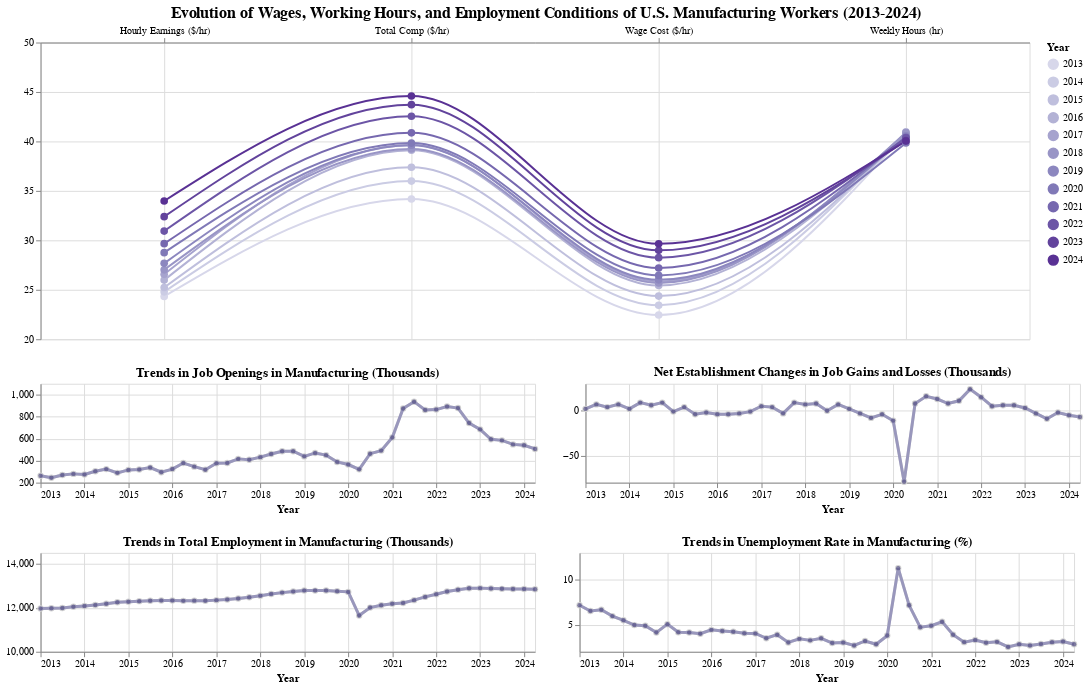

The notebook cell saved with this chart:
### Code cell
# build selector
years = sorted(df_long['Year'].unique())

start_dd = alt.param(
    name='start_year',
    bind=alt.binding_select(options=years, name='Starting Year: '),
    value=years[0]
)

end_dd = alt.param(
    name='end_year',
    bind=alt.binding_select(options=years, name='Ending Year: '),
    value=years[-1]
)

highlight = (alt.datum.Year >= start_dd) & (alt.datum.Year <= end_dd)

# build the parallel
base = alt.Chart(df_long).add_params(start_dd, end_dd).encode(
        x=alt.X('Metric:N',title=None,axis=alt.Axis(orient='top', labelAngle=0, grid=True)),
        y=alt.Y('Value:Q',title=None,scale=alt.Scale(domain=[20,50])),
        detail='Year:N',               
        tooltip=['Year:O','Metric:N','Value:Q']
    )

lines = base.mark_line(interpolate='monotone', strokeWidth=2).encode(
    color=alt.Color('Year:O', scale=alt.Scale(scheme='purples')),
    opacity=alt.condition(highlight, alt.value(1.0), alt.value(0.15))
)

points = base.mark_point(size=60, filled=True).encode(
    color=alt.Color('Year:O', scale=alt.Scale(scheme='purples')),
    opacity=alt.condition(highlight, alt.value(1.0), alt.value(0.15))
)

parallel_coords = (lines + points).properties(
        width=1000,
        height=300
    )

# build line charts
def make_quarter_chart_with_window(df, title, label_x, value_col_name:str):

    min_value = df[value_col_name].min()
    max_value = df[value_col_name].max()

    highlight = (alt.datum.Year >= start_dd) & (alt.datum.Year <= end_dd)

    bg = alt.Chart(df).add_params(start_dd, end_dd).mark_line(strokeWidth=3, color='lightgray', opacity=1).encode(
        x=alt.X('QuarterStart:T', title=label_x),
        y=alt.Y(f'{value_col_name}:Q', title=None, scale=alt.Scale(domain=[min_value*0.9, max_value*1.1]))
    )

    bg_points = bg.mark_point(color='lightgray', size=20, opacity=1)

    hl = alt.Chart(df).add_params(start_dd, end_dd).transform_filter(highlight).mark_line(strokeWidth=3).encode(
            x='QuarterStart:T',
            y=alt.Y(f'{value_col_name}:Q', title=None),
            color=alt.value("#9997BC")
    )

    hl_points = (
        alt.Chart(df)
        .add_params(start_dd, end_dd)
        .transform_filter(highlight)
        .mark_point(size=20,filled=True)
        .encode(
            x='QuarterStart:T',
            y=f'{value_col_name}:Q',
            color=alt.value("#555184"),
            tooltip=[
               alt.Tooltip('QuarterStart:T'),
               alt.Tooltip(f'{value_col_name}:Q', format='.0f')
           ]
        )
    )

    return alt.layer(bg, bg_points, hl, hl_points).properties(width=500, height=100, title = title)


c1 = make_quarter_chart_with_window(df_net, label_x="Year", title="Net Establishment Changes in Job Gains and Losses (Thousands)", value_col_name="net_job_thousands")
c2 = make_quarter_chart_with_window(df_job_open, label_x="Year", title="Trends in Job Openings in Manufacturing (Thousands)", value_col_name="job_opennings_thousands")
c3 = make_quarter_chart_with_window(df_employ_q, label_x="Year", title="Trends in Total Employment in Manufacturing (Thousands)", value_col_name="all_employees_thousands")
c4 = make_quarter_chart_with_window(df_unemploy_rate_q, label_x="Year", title="Trends in Unemployment Rate in Manufacturing (%)", value_col_name="unemployment_rate")

b1 = alt.hconcat(c2, c1)
b2 = alt.hconcat(c3,c4)

final = alt.vconcat(parallel_coords, b1, b2).properties(title = alt.TitleParams(text="Evolution of Wages, Working Hours, and Employment Conditions of U.S. Manufacturing Workers (2013-2024)", anchor="middle", fontSize=16)).resolve_legend(
    color='independent',
    size='independent')


final

### Figure 1 — Vega-Lite specification as saved in the notebook (floating-point values rounded to 4 significant figures)
{"config": {"view": {"continuousWidth": 300, "continuousHeight": 300}}, "vconcat": [{"layer": [{"mark": {"type": "line", "interpolate": "monotone", "strokeWidth": 2}, "encoding": {"color": {"field": "Year", "scale": {"scheme": "purples"}, "type": "ordinal"}, "detail": {"field": "Year", "type": "nominal"}, "opacity": {"condition": {"test": "((datum.Year >= start_year) && (datum.Year <= end_year))", "value": 1.0}, "value": 0.15}, "tooltip": [{"field": "Year", "type": "ordinal"}, {"field": "Metric", "type": "nominal"}, {"field": "Value", "type": "quantitative"}], "x": {"axis": {"grid": true, "labelAngle": 0, "orient": "top"}, "field": "Metric", "title": null, "type": "nominal"}, "y": {"field": "Value", "scale": {"domain": [20, 50]}, "title": null, "type": "quantitative"}}}, {"mark": {"type": "point", "filled": true, "size": 60}, "encoding": {"color": {"field": "Year", "scale": {"scheme": "purples"}, "type": "ordinal"}, "detail": {"field": "Year", "type": "nominal"}, "opacity": {"condition": {"test": "((datum.Year >= start_year) && (datum.Year <= end_year))", "value": 1.0}, "value": 0.15}, "tooltip": [{"field": "Year", "type": "ordinal"}, {"field": "Metric", "type": "nominal"}, {"field": "Value", "type": "quantitative"}], "x": {"axis": {"grid": true, "labelAngle": 0, "orient": "top"}, "field": "Metric", "title": null, "type": "nominal"}, "y": {"field": "Value", "scale": {"domain": [20, 50]}, "title": null, "type": "quantitative"}}}], "data": {"name": "data-776351f580e5de701ce1af494db68f9e"}, "height": 300, "width": 1000}, {"hconcat": [{"layer": [{"mark": {"type": "line", "color": "lightgray", "opacity": 1, "strokeWidth": 3}, "encoding": {"x": {"field": "QuarterStart", "title": "Year", "type": "temporal"}, "y": {"field": "job_opennings_thousands", "scale": {"domain": [219.9, 1030.0]}, "title": null, "type": "quantitative"}}}, {"mark": {"type": "point", "color": "lightgray", "opacity": 1, "size": 20}, "encoding": {"x": {"field": "QuarterStart", "title": "Year", "type": "temporal"}, "y": {"field": "job_opennings_thousands", "scale": {"domain": [219.9, 1030.0]}, "title": null, "type": "quantitative"}}}, {"mark": {"type": "line", "strokeWidth": 3}, "encoding": {"color": {"value": "#9997BC"}, "x": {"field": "QuarterStart", "type": "temporal"}, "y": {"field": "job_opennings_thousands", "title": null, "type": "quantitative"}}, "transform": [{"filter": "((datum.Year >= start_year) && (datum.Year <= end_year))"}]}, {"mark": {"type": "point", "filled": true, "size": 20}, "encoding": {"color": {"value": "#555184"}, "tooltip": [{"field": "QuarterStart", "type": "temporal"}, {"field": "job_opennings_thousands", "format": ".0f", "type": "quantitative"}], "x": {"field": "QuarterStart", "type": "temporal"}, "y": {"field": "job_opennings_thousands", "type": "quantitative"}}, "transform": [{"filter": "((datum.Year >= start_year) && (datum.Year <= end_year))"}]}], "data": {"name": "data-9353dd2c296c60d52680ba01ed6306c6"}, "height": 100, "title": "Trends in Job Openings in Manufacturing (Thousands)", "width": 500}, {"layer": [{"mark": {"type": "line", "color": "lightgray", "opacity": 1, "strokeWidth": 3}, "encoding": {"x": {"field": "QuarterStart", "title": "Year", "type": "temporal"}, "y": {"field": "net_job_thousands", "scale": {"domain": [-71.1, 26.4]}, "title": null, "type": "quantitative"}}}, {"mark": {"type": "point", "color": "lightgray", "opacity": 1, "size": 20}, "encoding": {"x": {"field": "QuarterStart", "title": "Year", "type": "temporal"}, "y": {"field": "net_job_thousands", "scale": {"domain": [-71.1, 26.4]}, "title": null, "type": "quantitative"}}}, {"mark": {"type": "line", "strokeWidth": 3}, "encoding": {"color": {"value": "#9997BC"}, "x": {"field": "QuarterStart", "type": "temporal"}, "y": {"field": "net_job_thousands", "title": null, "type": "quantitative"}}, "transform": [{"filter": "((datum.Year >= start_year) && (datum.Year <= end_year))"}]}, {"mark": {"type": "point", "filled": true, "size": 20}, "encoding": {"color": {"value": "#555184"}, "tooltip": [{"field": "QuarterStart", "type": "temporal"}, {"field": "net_job_thousands", "format": ".0f", "type": "quantitative"}], "x": {"field": "QuarterStart", "type": "temporal"}, "y": {"field": "net_job_thousands", "type": "quantitative"}}, "transform": [{"filter": "((datum.Year >= start_year) && (datum.Year <= end_year))"}]}], "data": {"name": "data-402ff281fad99ff08c4b6fd65cf0747b"}, "height": 100, "title": "Net Establishment Changes in Job Gains and Losses (Thousands)", "width": 500}]}, {"hconcat": [{"layer": [{"mark": {"type": "line", "color": "lightgray", "opacity": 1, "strokeWidth": 3}, "encoding": {"x": {"field": "QuarterStart", "title": "Year", "type": "temporal"}, "y": {"field": "all_employees_thousands", "scale": {"domain": [10480.0, 14190.0]}, "title": null, "type": "quantitative"}}}, {"mark": {"type": "point", "color": "lightgray", "opacity": 1, "size": 20}, "encoding": {"x": {"field": "QuarterStart", "title": "Year", "type": "temporal"}, "y": {"field": "all_employees_thousands", "scale": {"domain": [10480.0, 14190.0]}, "title": null, "type": "quantitative"}}}, {"mark": {"type": "line", "strokeWidth": 3}, "encoding": {"color": {"value": "#9997BC"}, "x": {"field": "QuarterStart", "type": "temporal"}, "y": {"field": "all_employees_thousands", "title": null, "type": "quantitative"}}, "transform": [{"filter": "((datum.Year >= start_year) && (datum.Year <= end_year))"}]}, {"mark": {"type": "point", "filled": true, "size": 20}, "encoding": {"color": {"value": "#555184"}, "tooltip": [{"field": "QuarterStart", "type": "temporal"}, {"field": "all_employees_thousands", "format": ".0f", "type": "quantitative"}], "x": {"field": "QuarterStart", "type": "temporal"}, "y": {"field": "all_employees_thousands", "type": "quantitative"}}, "transform": [{"filter": "((datum.Year >= start_year) && (datum.Year <= end_year))"}]}], "data": {"name": "data-9e234dafcaee2fdf0c3986164373a930"}, "height": 100, "title": "Trends in Total Employment in Manufacturing (Thousands)", "width": 500}, {"layer": [{"mark": {"type": "line", "color": "lightgray", "opacity": 1, "strokeWidth": 3}, "encoding": {"x": {"field": "QuarterStart", "title": "Year", "type": "temporal"}, "y": {"field": "unemployment_rate", "scale": {"domain": [2.28, 12.43]}, "title": null, "type": "quantitative"}}}, {"mark": {"type": "point", "color": "lightgray", "opacity": 1, "size": 20}, "encoding": {"x": {"field": "QuarterStart", "title": "Year", "type": "temporal"}, "y": {"field": "unemployment_rate", "scale": {"domain": [2.28, 12.43]}, "title": null, "type": "quantitative"}}}, {"mark": {"type": "line", "strokeWidth": 3}, "encoding": {"color": {"value": "#9997BC"}, "x": {"field": "QuarterStart", "type": "temporal"}, "y": {"field": "unemployment_rate", "title": null, "type": "quantitative"}}, "transform": [{"filter": "((datum.Year >= start_year) && (datum.Year <= end_year))"}]}, {"mark": {"type": "point", "filled": true, "size": 20}, "encoding": {"color": {"value": "#555184"}, "tooltip": [{"field": "QuarterStart", "type": "temporal"}, {"field": "unemployment_rate", "format": ".0f", "type": "quantitative"}], "x": {"field": "QuarterStart", "type": "temporal"}, "y": {"field": "unemployment_rate", "type": "quantitative"}}, "transform": [{"filter": "((datum.Year >= start_year) && (datum.Year <= end_year))"}]}], "data": {"name": "data-f4f4422910c045bbfdd419ea2f688dd1"}, "height": 100, "title": "Trends in Unemployment Rate in Manufacturing (%)", "width": 500}]}], "params": [{"name": "start_year", "bind": {"input": "select", "options": ["2013", "2014", "2015", "2016", "2017", "2018", "2019", "2020", "2021", "2022", "2023", "2024"], "name": "Starting Year: "}, "value": "2013"}, {"name": "end_year", "bind": {"input": "select", "options": ["2013", "2014", "2015", "2016", "2017", "2018", "2019", "2020", "2021", "2022", "2023", "2024"], "name": "Ending Year: "}, "value": "2024"}], "resolve": {"legend": {"color": "independent", "size": "independent"}}, "title": {"text": "Evolution of Wages, Working Hours, and Employment Conditions of U.S. Manufacturing Workers (2013-2024)", "anchor": "middle", "fontSize": 16}, "$schema": "https://vega.github.io/schema/vega-lite/v5.20.1.json", "datasets": {"data-776351f580e5de701ce1af494db68f9e": [{"Year": "2013", "Metric": "Hourly Earnings ($/hr)", "Value": 24.33}, {"Year": "2014", "Metric": "Hourly Earnings ($/hr)", "Value": 24.79}, {"Year": "2015", "Metric": "Hourly Earnings ($/hr)", "Value": 25.23}, {"Year": "2016", "Metric": "Hourly Earnings ($/hr)", "Value": 25.98}, {"Year": "2017", "Metric": "Hourly Earnings ($/hr)", "Value": 26.56}, {"Year": "2018", "Metric": "Hourly Earnings ($/hr)", "Value": 27.02}, {"Year": "2019", "Metric": "Hourly Earnings ($/hr)", "Value": 27.68}, {"Year": "2020", "Metric": "Hourly Earnings ($/hr)", "Value": 28.75}, {"Year": "2021", "Metric": "Hourly Earnings ($/hr)", "Value": 29.66}, {"Year": "2022", "Metric": "Hourly Earnings ($/hr)", "Value": 30.94}, {"Year": "2023", "Metric": "Hourly Earnings ($/hr)", "Value": 32.4}, {"Year": "2024", "Metric": "Hourly Earnings ($/hr)", "Value": 33.97}, {"Year": "2013", "Metric": "Weekly Hours (hr)", "Value": 40.82}, {"Year": "2014", "Metric": "Weekly Hours (hr)", "Value": 40.96}, {"Year": "2015", "Metric": "Weekly Hours (hr)", "Value": 40.75}, {"Year": "2016", "Metric": "Weekly Hours (hr)", "Value": 40.7}, {"Year": "2017", "Metric": "Weekly Hours (hr)", "Value": 40.82}, {"Year": "2018", "Metric": "Weekly Hours (hr)", "Value": 40.91}, {"Year": "2019", "Metric": "Weekly Hours (hr)", "Value": 40.56}, {"Year": "2020", "Metric": "Weekly Hours (hr)", "Value": 39.84}, {"Year": "2021", "Metric": "Weekly Hours (hr)", "Value": 40.42}, {"Year": "2022", "Metric": "Weekly Hours (hr)", "Value": 40.36}, {"Year": "2023", "Metric": "Weekly Hours (hr)", "Value": 40.08}, {"Year": "2024", "Metric": "Weekly Hours (hr)", "Value": 40.04}, {"Year": "2013", "Metric": "Total Comp ($/hr)", "Value": 34.17}, {"Year": "2014", "Metric": "Total Comp ($/hr)", "Value": 35.99}, {"Year": "2015", "Metric": "Total Comp ($/hr)", "Value": 37.39}, {"Year": "2016", "Metric": "Total Comp ($/hr)", "Value": 39.11}, {"Year": "2017", "Metric": "Total Comp ($/hr)", "Value": 39.65}, {"Year": "2018", "Metric": "Total Comp ($/hr)", "Value": 39.24}, {"Year": "2019", "Metric": "Total Comp ($/hr)", "Value": 39.61}, {"Year": "2020", "Metric": "Total Comp ($/hr)", "Value": 39.83}, {"Year": "2021", "Metric": "Total Comp ($/hr)", "Value": 40.87}, {"Year": "2022", "Metric": "Total Comp ($/hr)", "Value": 42.55}, {"Year": "2023", "Metric": "Total Comp ($/hr)", "Value": 43.72}, {"Year": "2024", "Metric": "Total Comp ($/hr)", "Value": 44.59}, {"Year": "2013", "Metric": "Wage Cost ($/hr)", "Value": 22.45}, {"Year": "2014", "Metric": "Wage Cost ($/hr)", "Value": 23.44}, {"Year": "2015", "Metric": "Wage Cost ($/hr)", "Value": 24.36}, {"Year": "2016", "Metric": "Wage Cost ($/hr)", "Value": 25.44}, {"Year": "2017", "Metric": "Wage Cost ($/hr)", "Value": 25.84}, {"Year": "2018", "Metric": "Wage Cost ($/hr)", "Value": 25.69}, {"Year": "2019", "Metric": "Wage Cost ($/hr)", "Value": 26.01}, {"Year": "2020", "Metric": "Wage Cost ($/hr)", "Value": 26.45}, {"Year": "2021", "Metric": "Wage Cost ($/hr)", "Value": 27.2}, {"Year": "2022", "Metric": "Wage Cost ($/hr)", "Value": 28.25}, {"Year": "2023", "Metric": "Wage Cost ($/hr)", "Value": 28.99}, {"Year": "2024", "Metric": "Wage Cost ($/hr)", "Value": 29.64}], "data-9353dd2c296c60d52680ba01ed6306c6": [{"job_opennings_thousands": 262.3, "Year": 2013, "Q": 1, "QuarterStart": "2013-01-01T00:00:00"}, {"job_opennings_thousands": 244.3, "Year": 2013, "Q": 2, "QuarterStart": "2013-04-01T00:00:00"}, {"job_opennings_thousands": 270.0, "Year": 2013, "Q": 3, "QuarterStart": "2013-07-01T00:00:00"}, {"job_opennings_thousands": 279.7, "Year": 2013, "Q": 4, "QuarterStart": "2013-10-01T00:00:00"}, {"job_opennings_thousands": 274.7, "Year": 2014, "Q": 1, "QuarterStart": "2014-01-01T00:00:00"}, {"job_opennings_thousands": 303.0, "Year": 2014, "Q": 2, "QuarterStart": "2014-04-01T00:00:00"}, {"job_opennings_thousands": 323.0, "Year": 2014, "Q": 3, "QuarterStart": "2014-07-01T00:00:00"}, {"job_opennings_thousands": 289.0, "Year": 2014, "Q": 4, "QuarterStart": "2014-10-01T00:00:00"}, {"job_opennings_thousands": 315.7, "Year": 2015, "Q": 1, "QuarterStart": "2015-01-01T00:00:00"}, {"job_opennings_thousands": 320.0, "Year": 2015, "Q": 2, "QuarterStart": "2015-04-01T00:00:00"}, {"job_opennings_thousands": 337.0, "Year": 2015, "Q": 3, "QuarterStart": "2015-07-01T00:00:00"}, {"job_opennings_thousands": 294.7, "Year": 2015, "Q": 4, "QuarterStart": "2015-10-01T00:00:00"}, {"job_opennings_thousands": 323.3, "Year": 2016, "Q": 1, "QuarterStart": "2016-01-01T00:00:00"}, {"job_opennings_thousands": 378.3, "Year": 2016, "Q": 2, "QuarterStart": "2016-04-01T00:00:00"}, {"job_opennings_thousands": 345.3, "Year": 2016, "Q": 3, "QuarterStart": "2016-07-01T00:00:00"}, {"job_opennings_thousands": 318.0, "Year": 2016, "Q": 4, "QuarterStart": "2016-10-01T00:00:00"}, {"job_opennings_thousands": 376.0, "Year": 2017, "Q": 1, "QuarterStart": "2017-01-01T00:00:00"}, {"job_opennings_thousands": 379.0, "Year": 2017, "Q": 2, "QuarterStart": "2017-04-01T00:00:00"}, {"job_opennings_thousands": 416.0, "Year": 2017, "Q": 3, "QuarterStart": "2017-07-01T00:00:00"}, {"job_opennings_thousands": 408.0, "Year": 2017, "Q": 4, "QuarterStart": "2017-10-01T00:00:00"}, {"job_opennings_thousands": 432.0, "Year": 2018, "Q": 1, "QuarterStart": "2018-01-01T00:00:00"}, {"job_opennings_thousands": 460.7, "Year": 2018, "Q": 2, "QuarterStart": "2018-04-01T00:00:00"}, {"job_opennings_thousands": 485.0, "Year": 2018, "Q": 3, "QuarterStart": "2018-07-01T00:00:00"}, {"job_opennings_thousands": 485.3, "Year": 2018, "Q": 4, "QuarterStart": "2018-10-01T00:00:00"}, {"job_opennings_thousands": 438.7, "Year": 2019, "Q": 1, "QuarterStart": "2019-01-01T00:00:00"}, {"job_opennings_thousands": 470.3, "Year": 2019, "Q": 2, "QuarterStart": "2019-04-01T00:00:00"}, {"job_opennings_thousands": 450.0, "Year": 2019, "Q": 3, "QuarterStart": "2019-07-01T00:00:00"}, {"job_opennings_thousands": 388.3, "Year": 2019, "Q": 4, "QuarterStart": "2019-10-01T00:00:00"}, {"job_opennings_thousands": 364.7, "Year": 2020, "Q": 1, "QuarterStart": "2020-01-01T00:00:00"}, {"job_opennings_thousands": 320.7, "Year": 2020, "Q": 2, "QuarterStart": "2020-04-01T00:00:00"}, {"job_opennings_thousands": 463.3, "Year": 2020, "Q": 3, "QuarterStart": "2020-07-01T00:00:00"}, {"job_opennings_thousands": 491.3, "Year": 2020, "Q": 4, "QuarterStart": "2020-10-01T00:00:00"}, {"job_opennings_thousands": 610.3, "Year": 2021, "Q": 1, "QuarterStart": "2021-01-01T00:00:00"}, {"job_opennings_thousands": 875.3, "Year": 2021, "Q": 2, "QuarterStart": "2021-04-01T00:00:00"}, {"job_opennings_thousands": 936.7, "Year": 2021, "Q": 3, "QuarterStart": "2021-07-01T00:00:00"}, {"job_opennings_thousands": 860.7, "Year": 2021, "Q": 4, "QuarterStart": "2021-10-01T00:00:00"}, {"job_opennings_thousands": 865.0, "Year": 2022, "Q": 1, "QuarterStart": "2022-01-01T00:00:00"}, {"job_opennings_thousands": 892.7, "Year": 2022, "Q": 2, "QuarterStart": "2022-04-01T00:00:00"}, {"job_opennings_thousands": 879.0, "Year": 2022, "Q": 3, "QuarterStart": "2022-07-01T00:00:00"}, {"job_opennings_thousands": 742.0, "Year": 2022, "Q": 4, "QuarterStart": "2022-10-01T00:00:00"}, {"job_opennings_thousands": 684.7, "Year": 2023, "Q": 1, "QuarterStart": "2023-01-01T00:00:00"}, {"job_opennings_thousands": 594.7, "Year": 2023, "Q": 2, "QuarterStart": "2023-04-01T00:00:00"}, {"job_opennings_thousands": 584.7, "Year": 2023, "Q": 3, "QuarterStart": "2023-07-01T00:00:00"}, {"job_opennings_thousands": 548.0, "Year": 2023, "Q": 4, "QuarterStart": "2023-10-01T00:00:00"}, {"job_opennings_thousands": 540.0, "Year": 2024, "Q": 1, "QuarterStart": "2024-01-01T00:00:00"}, {"job_opennings_thousands": 506.3, "Year": 2024, "Q": 2, "QuarterStart": "2024-04-01T00:00:00"}], "data-402ff281fad99ff08c4b6fd65cf0747b": [{"net_job_thousands": 2.0, "Year": 2013, "Q": 1, "QuarterStart": "2013-01-01T00:00:00"}, {"net_job_thousands": 7.0, "Year": 2013, "Q": 2, "QuarterStart": "2013-04-01T00:00:00"}, {"net_job_thousands": 4.0, "Year": 2013, "Q": 3, "QuarterStart": "2013-07-01T00:00:00"}, {"net_job_thousands": 7.0, "Year": 2013, "Q": 4, "QuarterStart": "2013-10-01T00:00:00"}, {"net_job_thousands": 2.0, "Year": 2014, "Q": 1, "QuarterStart": "2014-01-01T00:00:00"}, {"net_job_thousands": 9.0, "Year": 2014, "Q": 2, "QuarterStart": "2014-04-01T00:00:00"}, {"net_job_thousands": 6.0, "Year": 2014, "Q": 3, "QuarterStart": "2014-07-01T00:00:00"}, {"net_job_thousands": 9.0, "Year": 2014, "Q": 4, "QuarterStart": "2014-10-01T00:00:00"}, {"net_job_thousands": -1.0, "Year": 2015, "Q": 1, "QuarterStart": "2015-01-01T00:00:00"}, {"net_job_thousands": 4.0, "Year": 2015, "Q": 2, "QuarterStart": "2015-04-01T00:00:00"}, {"net_job_thousands": -4.0, "Year": 2015, "Q": 3, "QuarterStart": "2015-07-01T00:00:00"}, {"net_job_thousands": -2.0, "Year": 2015, "Q": 4, "QuarterStart": "2015-10-01T00:00:00"}, {"net_job_thousands": -4.0, "Year": 2016, "Q": 1, "QuarterStart": "2016-01-01T00:00:00"}, {"net_job_thousands": -4.0, "Year": 2016, "Q": 2, "QuarterStart": "2016-04-01T00:00:00"}, {"net_job_thousands": -3.0, "Year": 2016, "Q": 3, "QuarterStart": "2016-07-01T00:00:00"}, {"net_job_thousands": -1.0, "Year": 2016, "Q": 4, "QuarterStart": "2016-10-01T00:00:00"}, {"net_job_thousands": 5.0, "Year": 2017, "Q": 1, "QuarterStart": "2017-01-01T00:00:00"}, {"net_job_thousands": 4.0, "Year": 2017, "Q": 2, "QuarterStart": "2017-04-01T00:00:00"}, {"net_job_thousands": -3.0, "Year": 2017, "Q": 3, "QuarterStart": "2017-07-01T00:00:00"}, {"net_job_thousands": 9.0, "Year": 2017, "Q": 4, "QuarterStart": "2017-10-01T00:00:00"}, {"net_job_thousands": 7.0, "Year": 2018, "Q": 1, "QuarterStart": "2018-01-01T00:00:00"}, {"net_job_thousands": 8.0, "Year": 2018, "Q": 2, "QuarterStart": "2018-04-01T00:00:00"}, {"net_job_thousands": 0.0, "Year": 2018, "Q": 3, "QuarterStart": "2018-07-01T00:00:00"}, {"net_job_thousands": 7.0, "Year": 2018, "Q": 4, "QuarterStart": "2018-10-01T00:00:00"}, {"net_job_thousands": 2.0, "Year": 2019, "Q": 1, "QuarterStart": "2019-01-01T00:00:00"}, {"net_job_thousands": -3.0, "Year": 2019, "Q": 2, "QuarterStart": "2019-04-01T00:00:00"}, {"net_job_thousands": -8.0, "Year": 2019, "Q": 3, "QuarterStart": "2019-07-01T00:00:00"}, {"net_job_thousands": -4.0, "Year": 2019, "Q": 4, "QuarterStart": "2019-10-01T00:00:00"}, {"net_job_thousands": -11.0, "Year": 2020, "Q": 1, "QuarterStart": "2020-01-01T00:00:00"}, {"net_job_thousands": -79.0, "Year": 2020, "Q": 2, "QuarterStart": "2020-04-01T00:00:00"}, {"net_job_thousands": 8.0, "Year": 2020, "Q": 3, "QuarterStart": "2020-07-01T00:00:00"}, {"net_job_thousands": 16.0, "Year": 2020, "Q": 4, "QuarterStart": "2020-10-01T00:00:00"}, {"net_job_thousands": 13.0, "Year": 2021, "Q": 1, "QuarterStart": "2021-01-01T00:00:00"}, {"net_job_thousands": 8.0, "Year": 2021, "Q": 2, "QuarterStart": "2021-04-01T00:00:00"}, {"net_job_thousands": 11.0, "Year": 2021, "Q": 3, "QuarterStart": "2021-07-01T00:00:00"}, {"net_job_thousands": 24.0, "Year": 2021, "Q": 4, "QuarterStart": "2021-10-01T00:00:00"}, {"net_job_thousands": 15.0, "Year": 2022, "Q": 1, "QuarterStart": "2022-01-01T00:00:00"}, {"net_job_thousands": 5.0, "Year": 2022, "Q": 2, "QuarterStart": "2022-04-01T00:00:00"}, {"net_job_thousands": 6.0, "Year": 2022, "Q": 3, "QuarterStart": "2022-07-01T00:00:00"}, {"net_job_thousands": 6.0, "Year": 2022, "Q": 4, "QuarterStart": "2022-10-01T00:00:00"}, {"net_job_thousands": 3.0, "Year": 2023, "Q": 1, "QuarterStart": "2023-01-01T00:00:00"}, {"net_job_thousands": -3.0, "Year": 2023, "Q": 2, "QuarterStart": "2023-04-01T00:00:00"}, {"net_job_thousands": -9.0, "Year": 2023, "Q": 3, "QuarterStart": "2023-07-01T00:00:00"}, {"net_job_thousands": -2.0, "Year": 2023, "Q": 4, "QuarterStart": "2023-10-01T00:00:00"}, {"net_job_thousands": -5.0, "Year": 2024, "Q": 1, "QuarterStart": "2024-01-01T00:00:00"}, {"net_job_thousands": -7.0, "Year": 2024, "Q": 2, "QuarterStart": "2024-04-01T00:00:00"}], "data-9e234dafcaee2fdf0c3986164373a930": [{"all_employees_thousands": 11970.0, "Year": 2013, "Q": 1, "QuarterStart": "2013-01-01T00:00:00"}, {"all_employees_thousands": 11980.0, "Year": 2013, "Q": 2, "QuarterStart": "2013-04-01T00:00:00"}, {"all_employees_thousands": 11990.0, "Year": 2013, "Q": 3, "QuarterStart": "2013-07-01T00:00:00"}, {"all_employees_thousands": 12050.0, "Year": 2013, "Q": 4, "QuarterStart": "2013-10-01T00:00:00"}, {"all_employees_thousands": 12080.0, "Year": 2014, "Q": 1, "QuarterStart": "2014-01-01T00:00:00"}, {"all_employees_thousands": 12120.0, "Year": 2014, "Q": 2, "QuarterStart": "2014-04-01T00:00:00"}, {"all_employees_thousands": 12180.0, "Year": 2014, "Q": 3, "QuarterStart": "2014-07-01T00:00:00"}, {"all_employees_thousands": 12250.0, "Year": 2014, "Q": 4, "QuarterStart": "2014-10-01T00:00:00"}, {"all_employees_thousands": 12280.0, "Year": 2015, "Q": 1, "QuarterStart": "2015-01-01T00:00:00"}, {"all_employees_thousands": 12300.0, "Year": 2015, "Q": 2, "QuarterStart": "2015-04-01T00:00:00"}, {"all_employees_thousands": 12320.0, "Year": 2015, "Q": 3, "QuarterStart": "2015-07-01T00:00:00"}, {"all_employees_thousands": 12330.0, "Year": 2015, "Q": 4, "QuarterStart": "2015-10-01T00:00:00"}, {"all_employees_thousands": 12330.0, "Year": 2016, "Q": 1, "QuarterStart": "2016-01-01T00:00:00"}, {"all_employees_thousands": 12320.0, "Year": 2016, "Q": 2, "QuarterStart": "2016-04-01T00:00:00"}, {"all_employees_thousands": 12330.0, "Year": 2016, "Q": 3, "QuarterStart": "2016-07-01T00:00:00"}, {"all_employees_thousands": 12320.0, "Year": 2016, "Q": 4, "QuarterStart": "2016-10-01T00:00:00"}, {"all_employees_thousands": 12350.0, "Year": 2017, "Q": 1, "QuarterStart": "2017-01-01T00:00:00"}, {"all_employees_thousands": 12380.0, "Year": 2017, "Q": 2, "QuarterStart": "2017-04-01T00:00:00"}, {"all_employees_thousands": 12420.0, "Year": 2017, "Q": 3, "QuarterStart": "2017-07-01T00:00:00"}, {"all_employees_thousands": 12480.0, "Year": 2017, "Q": 4, "QuarterStart": "2017-10-01T00:00:00"}, {"all_employees_thousands": 12550.0, "Year": 2018, "Q": 1, "QuarterStart": "2018-01-01T00:00:00"}, {"all_employees_thousands": 12620.0, "Year": 2018, "Q": 2, "QuarterStart": "2018-04-01T00:00:00"}, {"all_employees_thousands": 12690.0, "Year": 2018, "Q": 3, "QuarterStart": "2018-07-01T00:00:00"}, {"all_employees_thousands": 12740.0, "Year": 2018, "Q": 4, "QuarterStart": "2018-10-01T00:00:00"}, {"all_employees_thousands": 12790.0, "Year": 2019, "Q": 1, "QuarterStart": "2019-01-01T00:00:00"}, {"all_employees_thousands": 12780.0, "Year": 2019, "Q": 2, "QuarterStart": "2019-04-01T00:00:00"}, {"all_employees_thousands": 12790.0, "Year": 2019, "Q": 3, "QuarterStart": "2019-07-01T00:00:00"}, {"all_employees_thousands": 12760.0, "Year": 2019, "Q": 4, "QuarterStart": "2019-10-01T00:00:00"}, {"all_employees_thousands": 12720.0, "Year": 2020, "Q": 1, "QuarterStart": "2020-01-01T00:00:00"}, {"all_employees_thousands": 11650.0, "Year": 2020, "Q": 2, "QuarterStart": "2020-04-01T00:00:00"}, {"all_employees_thousands": 12010.0, "Year": 2020, "Q": 3, "QuarterStart": "2020-07-01T00:00:00"}, {"all_employees_thousands": 12120.0, "Year": 2020, "Q": 4, "QuarterStart": "2020-10-01T00:00:00"}, {"all_employees_thousands": 12190.0, "Year": 2021, "Q": 1, "QuarterStart": "2021-01-01T00:00:00"}, {"all_employees_thousands": 12220.0, "Year": 2021, "Q": 2, "QuarterStart": "2021-04-01T00:00:00"}, {"all_employees_thousands": 12350.0, "Year": 2021, "Q": 3, "QuarterStart": "2021-07-01T00:00:00"}, {"all_employees_thousands": 12490.0, "Year": 2021, "Q": 4, "QuarterStart": "2021-10-01T00:00:00"}, {"all_employees_thousands": 12610.0, "Year": 2022, "Q": 1, "QuarterStart": "2022-01-01T00:00:00"}, {"all_employees_thousands": 12740.0, "Year": 2022, "Q": 2, "QuarterStart": "2022-04-01T00:00:00"}, {"all_employees_thousands": 12820.0, "Year": 2022, "Q": 3, "QuarterStart": "2022-07-01T00:00:00"}, {"all_employees_thousands": 12890.0, "Year": 2022, "Q": 4, "QuarterStart": "2022-10-01T00:00:00"}, {"all_employees_thousands": 12900.0, "Year": 2023, "Q": 1, "QuarterStart": "2023-01-01T00:00:00"}, {"all_employees_thousands": 12880.0, "Year": 2023, "Q": 2, "QuarterStart": "2023-04-01T00:00:00"}, {"all_employees_thousands": 12860.0, "Year": 2023, "Q": 3, "QuarterStart": "2023-07-01T00:00:00"}, {"all_employees_thousands": 12850.0, "Year": 2023, "Q": 4, "QuarterStart": "2023-10-01T00:00:00"}, {"all_employees_thousands": 12850.0, "Year": 2024, "Q": 1, "QuarterStart": "2024-01-01T00:00:00"}, {"all_employees_thousands": 12840.0, "Year": 2024, "Q": 2, "QuarterStart": "2024-04-01T00:00:00"}], "data-f4f4422910c045bbfdd419ea2f688dd1": [{"unemployment_rate": 7.167, "Year": 2013, "Q": 1, "QuarterStart": "2013-01-01T00:00:00"}, {"unemployment_rate": 6.533, "Year": 2013, "Q": 2, "QuarterStart": "2013-04-01T00:00:00"}, {"unemployment_rate": 6.667, "Year": 2013, "Q": 3, "QuarterStart": "2013-07-01T00:00:00"}, {"unemployment_rate": 5.967, "Year": 2013, "Q": 4, "QuarterStart": "2013-10-01T00:00:00"}, {"unemployment_rate": 5.5, "Year": 2014, "Q": 1, "QuarterStart": "2014-01-01T00:00:00"}, {"unemployment_rate": 4.967, "Year": 2014, "Q": 2, "QuarterStart": "2014-04-01T00:00:00"}, {"unemployment_rate": 4.9, "Year": 2014, "Q": 3, "QuarterStart": "2014-07-01T00:00:00"}, {"unemployment_rate": 4.133, "Year": 2014, "Q": 4, "QuarterStart": "2014-10-01T00:00:00"}, {"unemployment_rate": 5.067, "Year": 2015, "Q": 1, "QuarterStart": "2015-01-01T00:00:00"}, {"unemployment_rate": 4.167, "Year": 2015, "Q": 2, "QuarterStart": "2015-04-01T00:00:00"}, {"unemployment_rate": 4.133, "Year": 2015, "Q": 3, "QuarterStart": "2015-07-01T00:00:00"}, {"unemployment_rate": 4.0, "Year": 2015, "Q": 4, "QuarterStart": "2015-10-01T00:00:00"}, {"unemployment_rate": 4.433, "Year": 2016, "Q": 1, "QuarterStart": "2016-01-01T00:00:00"}, {"unemployment_rate": 4.3, "Year": 2016, "Q": 2, "QuarterStart": "2016-04-01T00:00:00"}, {"unemployment_rate": 4.233, "Year": 2016, "Q": 3, "QuarterStart": "2016-07-01T00:00:00"}, {"unemployment_rate": 4.067, "Year": 2016, "Q": 4, "QuarterStart": "2016-10-01T00:00:00"}, {"unemployment_rate": 4.033, "Year": 2017, "Q": 1, "QuarterStart": "2017-01-01T00:00:00"}, {"unemployment_rate": 3.5, "Year": 2017, "Q": 2, "QuarterStart": "2017-04-01T00:00:00"}, {"unemployment_rate": 3.9, "Year": 2017, "Q": 3, "QuarterStart": "2017-07-01T00:00:00"}, {"unemployment_rate": 3.033, "Year": 2017, "Q": 4, "QuarterStart": "2017-10-01T00:00:00"}, {"unemployment_rate": 3.433, "Year": 2018, "Q": 1, "QuarterStart": "2018-01-01T00:00:00"}, {"unemployment_rate": 3.267, "Year": 2018, "Q": 2, "QuarterStart": "2018-04-01T00:00:00"}, {"unemployment_rate": 3.5, "Year": 2018, "Q": 3, "QuarterStart": "2018-07-01T00:00:00"}, {"unemployment_rate": 2.967, "Year": 2018, "Q": 4, "QuarterStart": "2018-10-01T00:00:00"}, {"unemployment_rate": 3.033, "Year": 2019, "Q": 1, "QuarterStart": "2019-01-01T00:00:00"}, {"unemployment_rate": 2.7, "Year": 2019, "Q": 2, "QuarterStart": "2019-04-01T00:00:00"}, {"unemployment_rate": 3.2, "Year": 2019, "Q": 3, "QuarterStart": "2019-07-01T00:00:00"}, {"unemployment_rate": 2.833, "Year": 2019, "Q": 4, "QuarterStart": "2019-10-01T00:00:00"}, {"unemployment_rate": 3.8, "Year": 2020, "Q": 1, "QuarterStart": "2020-01-01T00:00:00"}, {"unemployment_rate": 11.3, "Year": 2020, "Q": 2, "QuarterStart": "2020-04-01T00:00:00"}, {"unemployment_rate": 7.167, "Year": 2020, "Q": 3, "QuarterStart": "2020-07-01T00:00:00"}, {"unemployment_rate": 4.733, "Year": 2020, "Q": 4, "QuarterStart": "2020-10-01T00:00:00"}, {"unemployment_rate": 4.9, "Year": 2021, "Q": 1, "QuarterStart": "2021-01-01T00:00:00"}, {"unemployment_rate": 5.333, "Year": 2021, "Q": 2, "QuarterStart": "2021-04-01T00:00:00"}, {"unemployment_rate": 3.9, "Year": 2021, "Q": 3, "QuarterStart": "2021-07-01T00:00:00"}, {"unemployment_rate": 3.067, "Year": 2021, "Q": 4, "QuarterStart": "2021-10-01T00:00:00"}, {"unemployment_rate": 3.3, "Year": 2022, "Q": 1, "QuarterStart": "2022-01-01T00:00:00"}, {"unemployment_rate": 3.0, "Year": 2022, "Q": 2, "QuarterStart": "2022-04-01T00:00:00"}, {"unemployment_rate": 3.1, "Year": 2022, "Q": 3, "QuarterStart": "2022-07-01T00:00:00"}, {"unemployment_rate": 2.533, "Year": 2022, "Q": 4, "QuarterStart": "2022-10-01T00:00:00"}, {"unemployment_rate": 2.833, "Year": 2023, "Q": 1, "QuarterStart": "2023-01-01T00:00:00"}, {"unemployment_rate": 2.7, "Year": 2023, "Q": 2, "QuarterStart": "2023-04-01T00:00:00"}, {"unemployment_rate": 2.867, "Year": 2023, "Q": 3, "QuarterStart": "2023-07-01T00:00:00"}, {"unemployment_rate": 3.067, "Year": 2023, "Q": 4, "QuarterStart": "2023-10-01T00:00:00"}, {"unemployment_rate": 3.133, "Year": 2024, "Q": 1, "QuarterStart": "2024-01-01T00:00:00"}, {"unemployment_rate": 2.833, "Year": 2024, "Q": 2, "QuarterStart": "2024-04-01T00:00:00"}]}}
